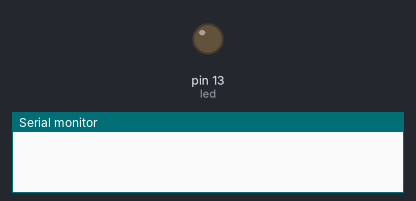
Recording of a sketch running on a simulated Arduino Uno, built with avr-gcc and run on an emulated ATmega328P. On the bench: output pins drawn as LEDs (lit = HIGH), the last lines printed to the serial monitor. Dashed ring = blinking.

Above: at 0.7 s.
At 1.7 s:
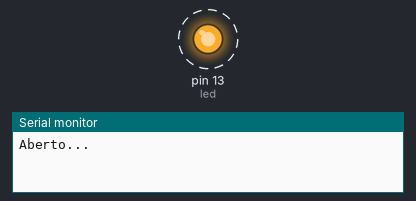
Timing chart, 0 to 3.5 s (numbered marks = the images above):
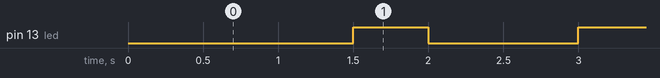

Measured:
- by itself, pin 13 (led): alternates HIGH for 0.50 s and LOW for 1.0 s

The sketch:

sensor-ble.ino
```cpp
//
// Projeto Sensor Hall com BLE HC 06
//
// Por Flávo Lages
//
// 29/08/2017


// Inclui Biblioteca
//#include <SoftwareSerial.h>
//SoftwareSerial SoftSerial(10, 11); // RX, TX

// Configuração dos Terminais
//
//
byte led    = 13; // Led incicadir de status
byte sensor = 8; // Sensor Hall em pull-down
byte sts    = 0; // Recebe status
//
//
// End


void setup() {

// OUTPU'S
pinMode(led, OUTPUT);
pinMode(sensor, OUTPUT);

// Serial
Serial.begin(9600);

// Serial Software
//SoftSerial.begin(38400);


}

void loop() {

// Litura do sensor
sts = digitalRead(sensor);


// Verifica o status do sensor
if(sts == HIGH){
    // Se fechado desliga o led e não envia sinal.
        delay(500);
        digitalWrite(led, LOW);
        delay(1000);
        digitalWrite(led, HIGH);
        Serial.println("Fechado...");

}else{

    // Se aberto liga o led e envia sinal via bluetooth.
    //
    // Código
    //


      // Verifica se ainda esta aberto e trata com protocolo
      while(sts == LOW){
        sts = digitalRead(sensor);

        // Protocolo
        //
        // Código
        //


        delay(500);
        digitalWrite(led, LOW);
        delay(1000);
        digitalWrite(led, HIGH);
        Serial.println("Aberto...");


       }// Fim while


}


}
```
